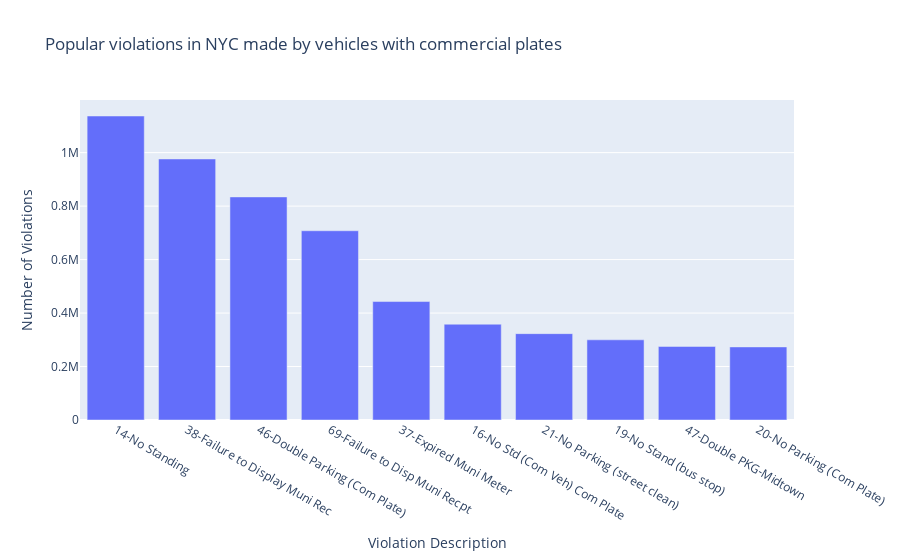

The cell this chart's notebook holds for it:
### Code cell
fig = px.bar(nyc_violation_com, x="violation_description", y="plate_id", labels={
                     "violation_description" : "Violation Description",
                     "plate_id" : "Number of Violations"
             }, title="Popular violations in NYC made by vehicles with commercial plates")
fig.show()

### Figure 1 — Plotly figure (JSON) as saved in the notebook; plotly's stock layout.template omitted (floating-point values rounded to 4 significant figures)
{"data": [{"alignmentgroup": "True", "hovertemplate": "Violation Description=%{x}<br>Number of Violations=%{y}<extra></extra>", "legendgroup": "", "marker": {"color": "#636efa", "pattern": {"shape": ""}}, "name": "", "offsetgroup": "", "orientation": "v", "showlegend": false, "textposition": "auto", "type": "bar", "x": ["14-No Standing", "38-Failure to Display Muni Rec", "46-Double Parking (Com Plate)", "69-Failure to Disp Muni Recpt", "37-Expired Muni Meter", "16-No Std (Com Veh) Com Plate", "21-No Parking (street clean)", "19-No Stand (bus stop)", "47-Double PKG-Midtown", "20-No Parking (Com Plate)"], "xaxis": "x", "y": [1137047, 976347, 834402, 707807, 443067, 358271, 323041, 299907, 275123, 273364], "yaxis": "y"}], "layout": {"barmode": "relative", "legend": {"tracegroupgap": 0}, "title": {"text": "Popular violations in NYC made by vehicles with commercial plates"}, "xaxis": {"anchor": "y", "domain": [0, 1], "title": {"text": "Violation Description"}}, "yaxis": {"anchor": "x", "domain": [0, 1], "title": {"text": "Number of Violations"}}}}
